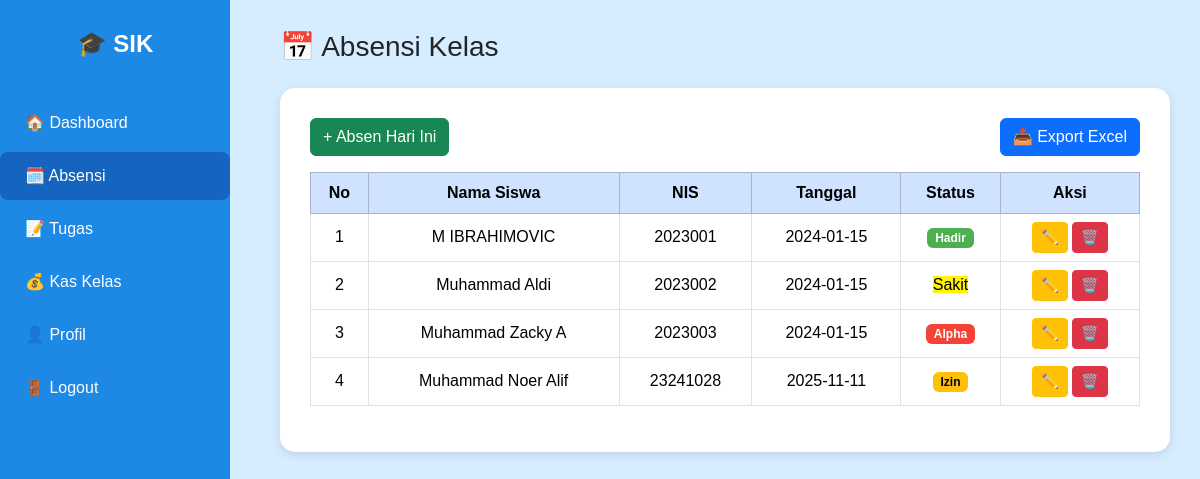
Page /absensi.php on the committed database.
### tables this page shows
CREATE TABLE `absensi` (
  `id` int(11) NOT NULL,
  `nama_siswa` varchar(100) DEFAULT NULL,
  `nis` varchar(20) DEFAULT NULL,
  `tanggal` date DEFAULT NULL,
  `status` enum('Hadir','Sakit','Izin','Alpha') DEFAULT NULL
);

### absensi.php (the view, shortened to what this page needs)
<?php
include "koneksi.php";
$result = mysqli_query($koneksi, "SELECT * FROM absensi ORDER BY id ASC");
?>
<!DOCTYPE html>
<html lang="id">
<head>
<link href="https://cdn.jsdelivr.net/npm/bootstrap@5.3.3/dist/css/bootstrap.min.css" rel="stylesheet">
</head>
<body>
<div class="sidebar">
  <h4>🎓 SIK</h4>
  <a href="dashboard.php">🏠 Dashboard</a>
  <a href="absensi.php" class="active">🗓️ Absensi</a>
  <a href="tugas.php">📝 Tugas</a>
  <a href="kas.php">💰 Kas Kelas</a>
  <a href="profil.php">👤 Profil</a>
  <a href="logout.php">🚪 Logout</a>
</div>
<div class="main-content">
  <h3 class="mb-4">📅 Absensi Kelas</h3>
  <div class="container-content">
    <div class="d-flex justify-content-between mb-3">
      <a href="absensi_tambah.php" class="btn btn-success">+ Absen Hari Ini</a>
      <a href="#" class="btn btn-primary">📤 Export Excel</a>
    </div>
    <table class="table table-bordered table-hover text-center align-middle">
      <thead class="table-primary">
        <tr>
          <th>No</th>
          <th>Nama Siswa</th>
          <th>NIS</th>
          <th>Tanggal</th>
          <th>Status</th>
          <th>Aksi</th>
        </tr>
      </thead>
      <tbody>
        <?php
        $no = 1;
        while($row = mysqli_fetch_assoc($result)): ?>
        <tr>
          <td><?= $no++ ?></td>
          <td><?= $row['nama_siswa'] ?></td>
          <td><?= $row['nis'] ?></td>
          <td><?= $row['tanggal'] ?></td>
          <td>
            <?php if($row['status']=="Hadir") echo '<span class="badge badge-success">Hadir</span>'; ?>
            <?php if($row['status']=="Sakit") echo '<span class="bagde badge-sick">Sakit</span>'; ?>
            <?php if($row['status']=="Izin") echo '<span class="badge badge-warning">Izin</span>'; ?>
            <?php if($row['status']=="Alpha") echo '<span class="badge badge-danger">Alpha</span>'; ?>
          </td>
          <td>
            <a href="absensi_edit.php?id=<?= $row['id'] ?>" class="btn btn-warning btn-sm">✏️</a>
            <a href="absensi_hapus.php?id=<?= $row['id'] ?>" class="btn btn-danger btn-sm" onclick="return confirm('Hapus data ini?')">🗑️</a>
          </td>
        </tr>
        <?php endwhile; ?>
      </tbody>
    </table>
  </div>
</div>
</body>
</html>

### absensi.php (style rules this page uses)
body { background: #d6ecff; font-family: 'Poppins', sans-serif; }
.sidebar { position: fixed; top: 0; left: 0; height: 100%; width: 230px; background: #1e88e5; color: white; padding-top: 30px; }
.sidebar h4 { text-align: center; font-weight: bold; margin-bottom: 40px; }
.sidebar a { display: block; padding: 12px 25px; color: white; text-decoration: none; font-weight: 500; margin: 5px 0; transition: 0.3s; }
.sidebar a:hover, .sidebar a.active { background: #1565c0; border-radius: 8px; }
.main-content { margin-left: 250px; padding: 30px; }
.container-content { background: white; border-radius: 15px; padding: 30px; box-shadow: 0 3px 10px rgba(0,0,0,0.1); }
.badge-success { background-color: #4caf50; }
.badge-sick { background-color: rgba(255, 242, 4, 1) }
.badge-warning { background-color: #ffc107; color: #000; }
.badge-danger { background-color: #f44336; }

### rows in the picture
absensi: nama_siswa "M IBRAHIMOVIC", nis "2023001", tanggal "2024-01-15", status "Hadir"
absensi: nama_siswa "Muhammad Aldi", nis "2023002", tanggal "2024-01-15", status "Sakit"
absensi: nama_siswa "Muhammad Zacky A", nis "2023003", tanggal "2024-01-15", status "Alpha"
absensi: nama_siswa "Muhammad Noer Alif", nis "23241028", tanggal "2025-11-11", status "Izin"
